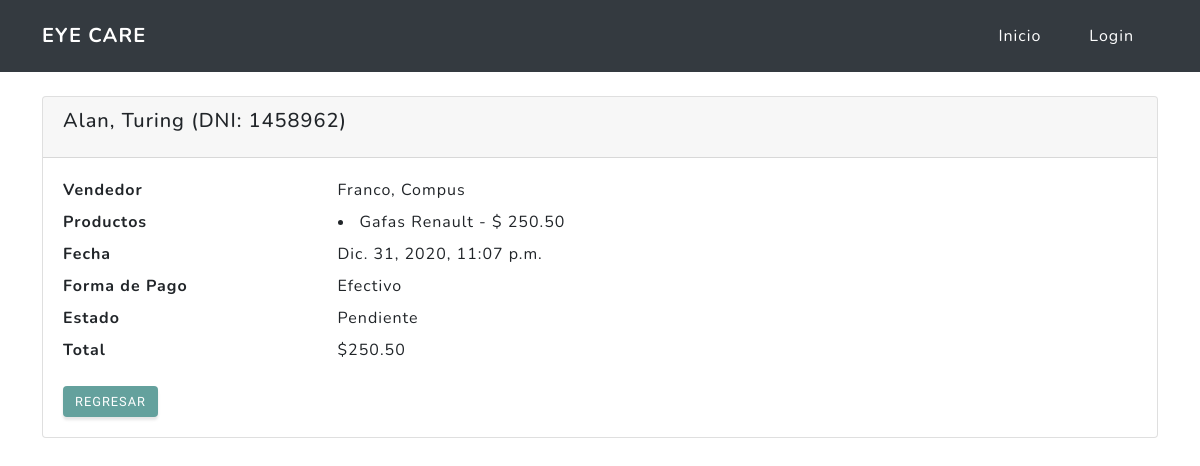
The app's page /vendedor/16 (signed in), older data.
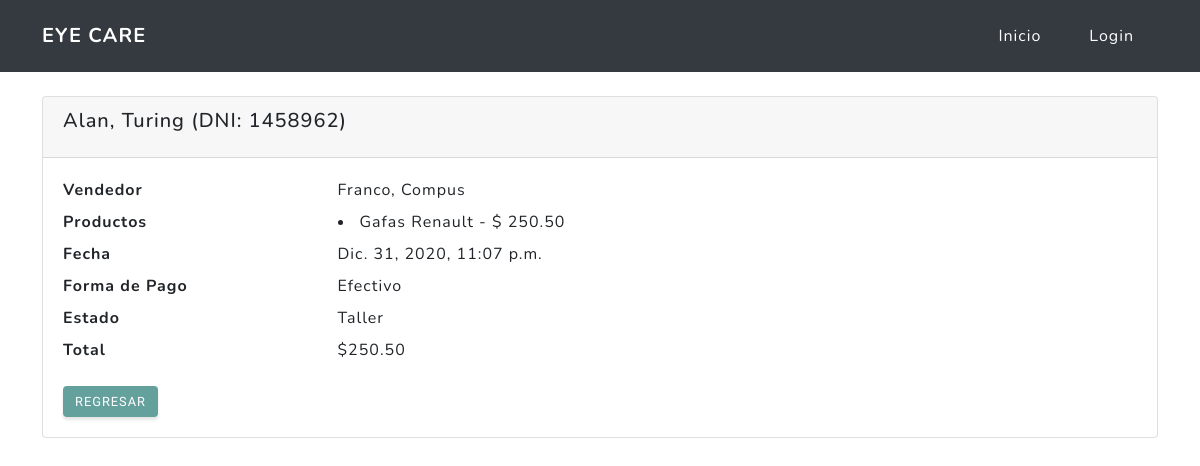
The same page, newer data.
### orders/models.py (models this page shows)
class Order(models.Model):
    products = models.ManyToManyField(Product,
                                      verbose_name="Productos",
                                      related_name="Productos",
                                      blank=False,
                                      null=False)
    patient = models.ForeignKey(Patient,
                                on_delete=models.CASCADE,
                                verbose_name="Paciente")
    seller = models.ForeignKey(settings.AUTH_USER_MODEL,
                               on_delete=models.CASCADE,
                               limit_choices_to=Q(groups__name='Vendedor'),
                               related_name="Vendedor",
                               verbose_name="Vendedor")
    date = models.DateTimeField(default=timezone.now(),
                                verbose_name="Fecha",
                                validators=[MinValueValidator(limit_value=timezone.now(), message='Ingrese una fecha '
                                                                                                  'y/u horario '
                                                                                                  'posterior.')])
    STATUS = (
        ('PED', 'Pedido'),
        ('TAL', 'Taller'),
        ('PEN', 'Pendiente'),
        ('FIN', 'Finalizado'),
    )
    status = models.CharField(max_length=3,
                              choices=STATUS,
                              default='PEN')
    METHODS = (
        ('CRED', 'Tarjeta de Credito'),
        ('DBTO', 'Tarjeta de Debito'),
        ('VIRT', 'Billetera Virtual'),
        ('EFEC', 'Efectivo')
    )
    payment_method = models.CharField(verbose_name="Metodo de Pago",
                                      max_length=4,
                                      choices=METHODS,
                                      default='EFEC')
    class Meta:
        verbose_name = "Pedido"
        verbose_name_plural = "Pedidos"
    @property
    def total_price(self):
        total = 0
        for productPrice in self.products.all():
            total += productPrice.price
        return total

class Product(models.Model):
    name = models.CharField(max_length=64,
                            verbose_name="Nombre")
    price = models.DecimalField(max_digits=32,
                                decimal_places=2,
                                verbose_name="Precio")
    is_glass = models.BooleanField(verbose_name="Lente", default=False)
    POS = (
        ('IZQ', 'Izquierda'),
        ('DER', 'Derecha'),
    )
    position = models.CharField(verbose_name="Posición",
                                max_length=3,
                                choices=POS,
                                blank=True,
                                null=True)
    TYPE = (
        ('LEJ', 'Lejos'),
        ('CER', 'Cerca'),
    )
    type = models.CharField(verbose_name="Tipo",
                            max_length=3,
                            choices=TYPE,
                            blank=True,
                            null=True)
    frame = models.BooleanField(verbose_name="Armazon",
                                blank=True,
                                null=True)
    class Meta:
        verbose_name = "Producto"
        verbose_name_plural = "Productos"
    def __str__(self):
        return f"{self.name} - $ {self.price}"

### patient/models.py (models this page shows)
class Patient(models.Model):
    document_id = models.IntegerField(primary_key=True,
                                      unique=True,
                                      verbose_name="DNI")
    first_name = models.CharField(max_length=64,
                                  verbose_name="Nombre")
    last_name = models.CharField(max_length=64,
                                 verbose_name="Apellido")
    medical_history = models.TextField(max_length=256,
                                       verbose_name="Historia Medica")
    class Meta:
        verbose_name = "Paciente"
        verbose_name_plural = "Pacientes"
    def __str__(self):
        return f"{self.first_name}, {self.last_name} (DNI: {self.document_id})"

### orders/views.py (the view)
# urls.py: url(r'^vendedor/(?P<pk>\d+)$', group_required('Vendedor')(OrderDetail.as_view()), name='detail'),
class OrderDetail(DetailView):
    model = Order
    def get_queryset(self):
        return Order.objects.filter(seller=self.request.user)

### appointments/models.py (called while the page is built)
def get_name(self):
    return f"{self.first_name}, {self.last_name}"

### orders/templates/orders/order_detail.html (shortened to what this page needs)
{% extends "index/base.html" %}
{% load bootstrap4 %}
{% block content %}
<div class="container mt-4">
    <div class="card">
        <div class="card-header">
            <h5 class="card-title">{{order.patient}}</h5>
        </div>
        <div class="card-body">
            <dl class="row">
                <dt class="col-sm-3">Vendedor</dt>
                <dd class="col-sm-9">{{ order.seller }}</dd>
                <dt class="col-sm-3">Productos</dt>
                <dd class="col-sm-9">{% for product in order.products.all %}
                    <li> {{ product }}</li>
                    {% endfor %}
                </dd>
                <dt class="col-sm-3">Fecha</dt>
                <dd class="col-sm-9">{{ order.date }}</dd>
                <dt class="col-sm-3">Forma de Pago</dt>
                <dd class="col-sm-9">{{ order.get_payment_method_display }}</dd>
                <dt class="col-sm-3">Estado</dt>
                <dd class="col-sm-9">{{ order.get_status_display }}</dd>
                <dt class="col-sm-3">Total</dt>
                <dd class="col-sm-9">${{ order.total_price }}</dd>
            </dl>
            <a href="{% url 'orders:list' %}" class="btn btn-primary">Regresar</a>
        </div>
    </div>
</div>
{% endblock %}

Row changes from the older to the newer data that the page shows:
changed Order "Efectivo": status "Pendiente" → "Taller"
